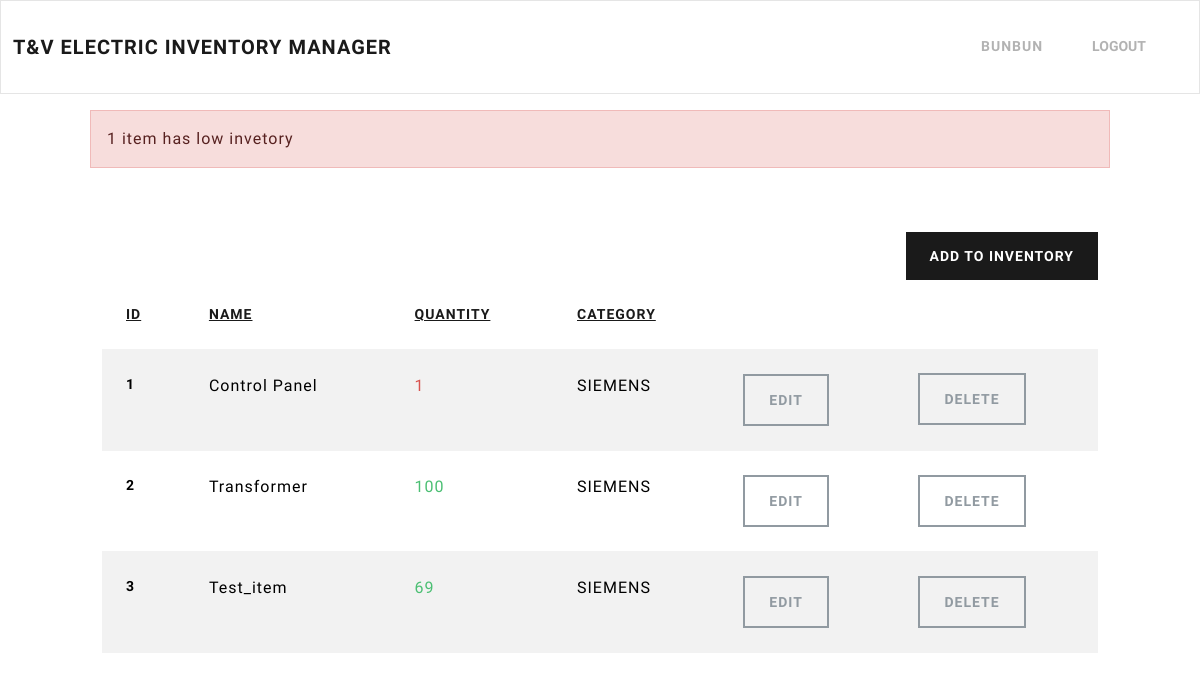
/dashboard/ (signed in), run on an earlier commit of the app's database.
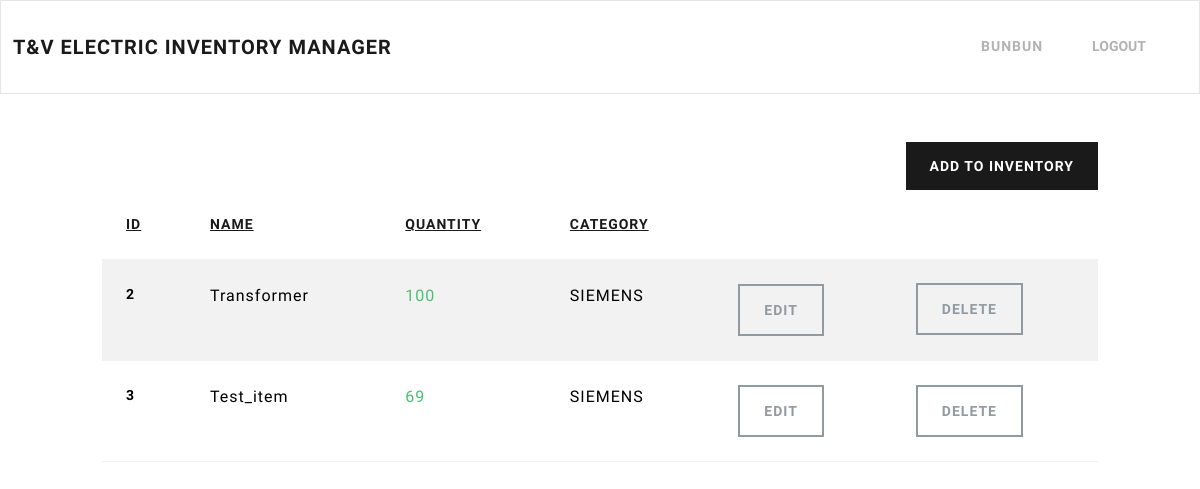
And on a later commit of the database.
### inventory/models.py (models this page shows, shortened)
class InventoryItem(models.Model):
    name = models.CharField(max_length=200)
    quantity = models.IntegerField()
    category = models.ForeignKey('Category', on_delete=models.SET_NULL, blank=True, null=True)
    date_created = models.DateTimeField(auto_now_add=True)
    user = models.ForeignKey(User, on_delete=models.CASCADE)

class Category(models.Model):
    name = models.CharField(max_length=200)
    class Meta:
        verbose_name_plural = 'Categories'

### inventory/views.py (the view)
# urls.py: path('dashboard/', Dashboard.as_view(), name='dashboard'),
class Dashboard(LoginRequiredMixin, View):
	def get(self, request):
		sort_by = request.GET.get('sort', 'id')
		allowed_fields = ['id', 'name', 'quantity', 'category_name']
		if sort_by.lstrip('-') not in [field.split('__')[0] for field in allowed_fields]:
			sort_by = 'id'  # fallback if invalid
		items = InventoryItem.objects.filter(user=self.request.user.id).order_by(sort_by)
		low_inventory = InventoryItem.objects.filter(
			user=self.request.user.id,
			quantity__lte=LOW_QUANTITY
		)
		if low_inventory.count() > 0:
			if low_inventory.count() > 1:
				messages.error(request, f'{low_inventory.count()} items have low inventory')
			else:
				messages.error(request, f'{low_inventory.count()} item has low invetory')
		low_inventory_ids = InventoryItem.objects.filter(
			user=self.request.user.id,
			quantity__lte=LOW_QUANTITY
		).values_list('id', flat=True)
		return render(request, 'inventory/dashboard.html',
					 {'items': items, 'low_inventory_ids': low_inventory_ids, 'sort_by': sort_by})

### inventory/templates/inventory/dashboard.html (shortened to what this page needs)
{% extends 'inventory/base.html' %}
{% block content %}
    {% if messages %}
        <div class="row mt-3">
            {% for message in messages %}
                {% if message.tags == 'error' %}
                    <div class="col-md-10 col-12 mx-auto alert alert-danger">
                        {{ message}}
                    </div>
                {% else %}
                    <div class="col-md-10 col-12 mx-auto alert alert-success">
                        {{ message}}
                    </div>
                {% endif %}
            {% endfor %}
        </div>
    {% endif %}
    <div class="row">
        <div class="col-md-10 col-12 mx-auto mt-5">
            <div class="d-flex justify-content-end">
                <a href="{% url 'add-item' %}" class="btn btn-primary">Add To Inventory</a>
            </div>
            <table class="table table-hover table-striped">
                <thead>
                    <tr>
                        <th scope="col">
                            <a href="?sort={% if sort_by == 'id' %}-id{% else %}id{% endif %}">ID</a>
                        </th>
                        <th scope="col">
                            <a href="?sort={% if sort_by == 'name' %}-name{% else %}name{% endif%}">Name</a>
                        </th>
                        <th scope="col">
                            <a href="?sort={% if sort_by == 'quantity' %}-quantity{% else %}quantity{% endif%}">Quantity</a>
                        </th>
                        <th scope="col">
                            <a href="?sort={% if sort_by == 'category' %}-category{% else %}category{% endif%}">Category</a>
                        </th>
                        <th scope="col"></th>
                    </tr>
                </thead>
                <tbody>
                    {% for item in items %}
                    <tr>
                        <th scope="row">{{ item.id }}</th>
                        <td>{{ item.name }}</td>
                        {% if item.id in low_inventory_ids %}
                            <td class="text-danger">{{ item.quantity }}</td>
                        {% else %}
                            <td class="text-success">{{ item.quantity }}</td>
                        {% endif %}
                        <td>{{ item.category.name }}</td>
                        <td><a href="{% url 'edit-item' item.id %}" class="btn btn-outline-secondary">Edit</a></td>
                        <td><a href="{% url 'delete-item' item.id %}" class="btn btn-outline-secondary">Delete</a></td>
                    </tr>
                    {% endfor %}
                </tbody>
            </table>
        </div>
    </div>
{% endblock content %}

What changed in the data, as far as the page shows it:
removed InventoryItem: id "1", name "Control Panel", quantity "1", category.name "SIEMENS"
Also different on the page:
list line gone: "1 item has low invetory"
